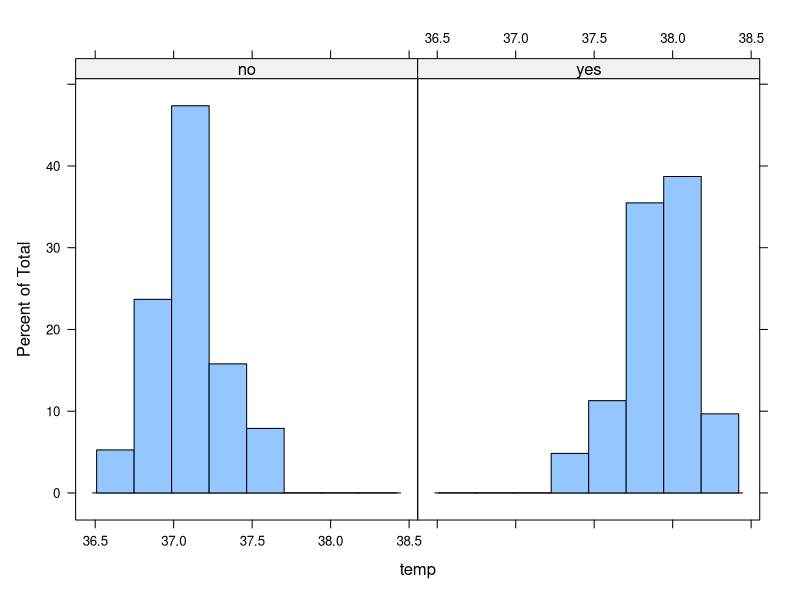
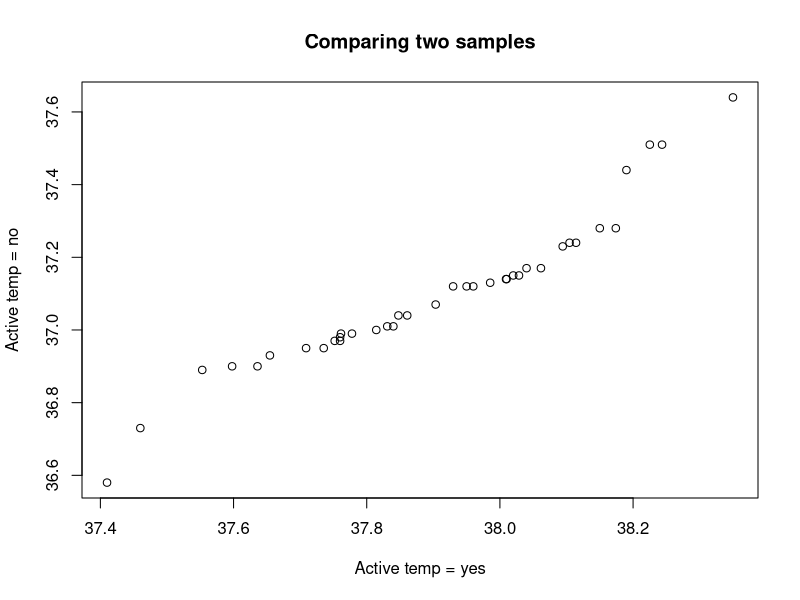
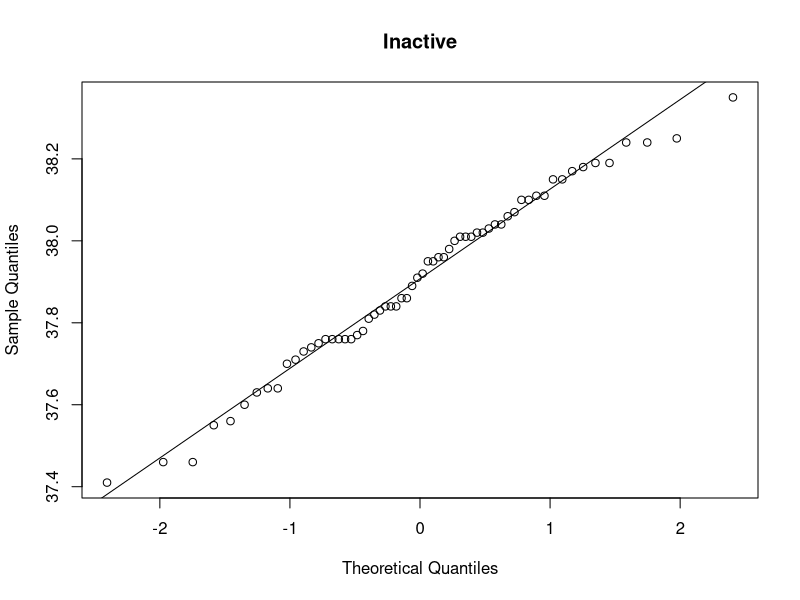

Generate these figures, in order, with R: (Note: this script raises an error after producing the figures.)
str(beaver2)
transformed_beaver_data <- transform(beaver2, activ = factor(activ, labels = c("no", "yes")))
library("lattice")
#The histigram uses one sided formula so we don't specify anything left of~
histogram(~temp | activ, data = transformed_beaver_data)
#Quantiles-quantile (QQ) plot allows us to compare the quantiles of both samples
#we use square brackets to select the cases that are required for us

with(transformed_beaver_data, qqplot(temp[activ == "yes"],
                                     temp[activ == "no"],
                                     main = "Comparing two samples",
                                     xlab = "Active temp = yes",
                                     ylab = "Active temp = no" ))

#Using a qq plot to check for normality
# qqn function plots your sample
# aganist a normal distribution
with(transformed_beaver_data, {
  qqnorm(temp[activ == "yes"],
         main = "Inactive")
  qqline(temp[activ == "yes"])
  
})


# Formal test for normaltiy using the Shapiro-wilks test

normality_test <- shapiro.test(transformed_beaver_data$temp)
normality_test$p.value
# p value indicates whether the sample comes from a normal distribution
# p value is clearly lower than 0.05 so it is not normally distributed

with(transformed_beaver_data, tapply(temp, activ, shapiro.test))

#Comparing 2 samples - most widely used test
#eg comparing mileage in cars with manual and auto gearboxes
#R provides  2 tests for comparing numerical data
# which are the t-test and the wilcoxen test
# t-test = normally distributed data
# wilcoxen test = non-normal distributed data

# In this test we are evaluating temp within groups determined by activ
str(transformed_beaver_data)
t.test(temp ~ activ, data= transformed_beaver_data)

# t = test static
# df = degrees of freedom
# p = p value. Small p value means that the mean of both samples differs
# significantly
# Alternative hypothesis = what you can conclude if the p-value
# is lower than the limit of significance (<0.05)
# This shows that the true mean of the difference is not 0
# ie we reject the null hypothesis
# 95 percent confidence interval contains the difference between the 
# means with 85% probability, In this case the difference between the
# means lies probably between 0.72 and 0.89

# we also use two seperate vectors for the samples you want
# to compare and pass both to the function
with(transformed_beaver_data, t.test(temp[activ == "yes"],
                                     temp[activ == "no"]))

# we can use the wolcox.test() function
# for the data taht deviates from the normality
# this test examines whether the centre of the data
# differs for both samples
wilcox.test(temp ~ activ, data = transformed_beaver_data)
# This test is same as the Mann-Whitney test
# so R does not have a seperate test for Mann-Whitney

# Sleep dataset contains data from 10 participants
# who are givem 2 types of sleep medicines
# Researchers record the difference in sleep for
# each person with and without drugs
str(sleep)

# Each participant gets both variants ~ data is therefore paired
# We want to know if both types of drug had effect on
# the length of the sleep

#T test and wilcox test have a paired argument
t.test(extra ~ group, data = sleep, paired = TRUE)

# Example of patients involved in car accidents
# Whether or not they wore a seat belt
survivors <- matrix(c(1781, 1443, 135, 47), ncol = 2)
colnames(survivors) <- c("survived", "died")
rownames(survivors) <- c("no seat belt", "seat belt")
survivors

# A proportion test can examine the propability
# that both proportions are the same

result_prop_test <- prop.test(survivors)
result_prop_test
